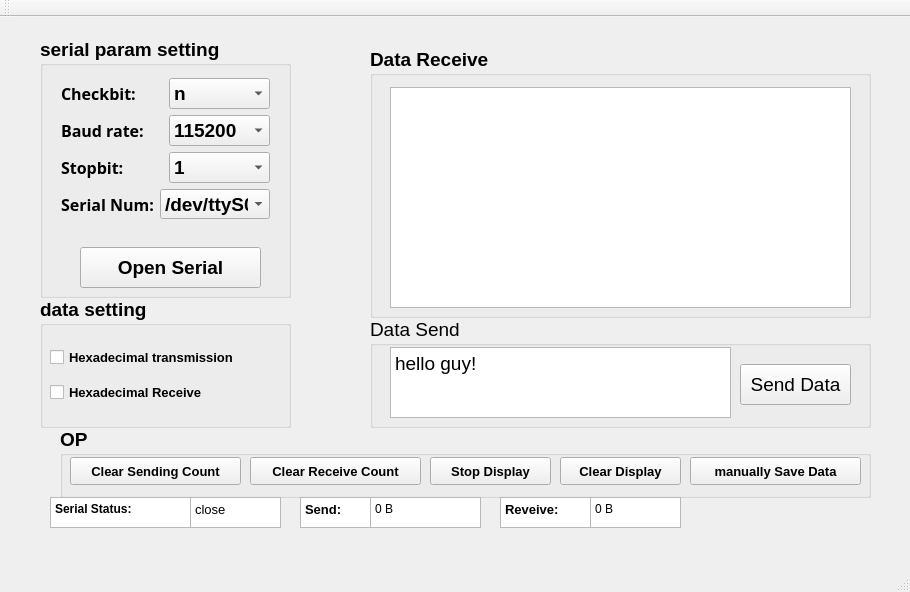
<?xml version="1.0" encoding="UTF-8"?>
<ui version="4.0">
 <class>MainWindow</class>
 <widget class="QMainWindow" name="MainWindow">
  <property name="geometry">
   <rect>
    <x>0</x>
    <y>0</y>
    <width>910</width>
    <height>592</height>
   </rect>
  </property>
  <property name="cursor">
   <cursorShape>SizeVerCursor</cursorShape>
  </property>
  <property name="windowTitle">
   <string>MainWindow</string>
  </property>
  <widget class="QWidget" name="centralWidget">
   <widget class="QGroupBox" name="groupBox">
    <property name="geometry">
     <rect>
      <x>40</x>
      <y>20</y>
      <width>251</width>
      <height>261</height>
     </rect>
    </property>
    <property name="minimumSize">
     <size>
      <width>1</width>
      <height>1</height>
     </size>
    </property>
    <property name="baseSize">
     <size>
      <width>1</width>
      <height>1</height>
     </size>
    </property>
    <property name="font">
     <font>
      <family>Arial</family>
      <pointsize>14</pointsize>
      <weight>75</weight>
      <bold>true</bold>
     </font>
    </property>
    <property name="title">
     <string>serial param setting</string>
    </property>
    <widget class="QWidget" name="verticalLayoutWidget">
     <property name="geometry">
      <rect>
       <x>10</x>
       <y>30</y>
       <width>231</width>
       <height>163</height>
      </rect>
     </property>
     <layout class="QVBoxLayout" name="lay_serial_pram">
      <property name="sizeConstraint">
       <enum>QLayout::SetDefaultConstraint</enum>
      </property>
      <item>
       <layout class="QHBoxLayout" name="horizontalLayout_3">
        <property name="sizeConstraint">
         <enum>QLayout::SetNoConstraint</enum>
        </property>
        <item>
         <widget class="QLabel" name="label_3">
          <property name="font">
           <font>
            <family>Agency FB</family>
            <pointsize>12</pointsize>
            <weight>75</weight>
            <bold>true</bold>
           </font>
          </property>
          <property name="text">
           <string>Checkbit:</string>
          </property>
         </widget>
        </item>
        <item>
         <widget class="QComboBox" name="chekbit">
          <item>
           <property name="text">
            <string>n</string>
           </property>
          </item>
          <item>
           <property name="text">
            <string>o</string>
           </property>
          </item>
          <item>
           <property name="text">
            <string>e</string>
           </property>
          </item>
          <item>
           <property name="text">
            <string>d</string>
           </property>
          </item>
         </widget>
        </item>
       </layout>
      </item>
      <item>
       <layout class="QHBoxLayout" name="horizontalLayout_2">
        <property name="sizeConstraint">
         <enum>QLayout::SetNoConstraint</enum>
        </property>
        <item>
         <widget class="QLabel" name="label_2">
          <property name="font">
           <font>
            <family>Agency FB</family>
            <pointsize>12</pointsize>
            <weight>75</weight>
            <bold>true</bold>
           </font>
          </property>
          <property name="text">
           <string>Baud rate:</string>
          </property>
         </widget>
        </item>
        <item>
         <widget class="QComboBox" name="boundrate">
          <item>
           <property name="text">
            <string>115200</string>
           </property>
          </item>
          <item>
           <property name="text">
            <string>9600</string>
           </property>
          </item>
          <item>
           <property name="text">
            <string>4800</string>
           </property>
          </item>
         </widget>
        </item>
       </layout>
      </item>
      <item>
       <layout class="QHBoxLayout" name="horizontalLayout_4">
        <property name="sizeConstraint">
         <enum>QLayout::SetNoConstraint</enum>
        </property>
        <item>
         <widget class="QLabel" name="label_4">
          <property name="font">
           <font>
            <family>Agency FB</family>
            <pointsize>12</pointsize>
            <weight>75</weight>
            <bold>true</bold>
           </font>
          </property>
          <property name="text">
           <string>Stopbit:</string>
          </property>
         </widget>
        </item>
        <item>
         <widget class="QComboBox" name="stopbit">
          <property name="baseSize">
           <size>
            <width>4</width>
            <height>0</height>
           </size>
          </property>
          <item>
           <property name="text">
            <string>1</string>
           </property>
          </item>
          <item>
           <property name="text">
            <string>2</string>
           </property>
          </item>
          <item>
           <property name="text">
            <string>d</string>
           </property>
          </item>
         </widget>
        </item>
       </layout>
      </item>
      <item>
       <layout class="QHBoxLayout" name="horizontalLayout">
        <property name="sizeConstraint">
         <enum>QLayout::SetNoConstraint</enum>
        </property>
        <item>
         <widget class="QLabel" name="label">
          <property name="font">
           <font>
            <family>Agency FB</family>
            <pointsize>12</pointsize>
            <weight>75</weight>
            <bold>true</bold>
           </font>
          </property>
          <property name="text">
           <string>Serial Num:</string>
          </property>
         </widget>
        </item>
        <item>
         <widget class="QComboBox" name="serialnum">
          <item>
           <property name="text">
            <string>/dev/ttyS0</string>
           </property>
          </item>
          <item>
           <property name="text">
            <string>/dev/ttyS1</string>
           </property>
          </item>
          <item>
           <property name="text">
            <string>/dev/ttyS2</string>
           </property>
          </item>
         </widget>
        </item>
       </layout>
      </item>
     </layout>
    </widget>
    <widget class="QPushButton" name="open_s">
     <property name="geometry">
      <rect>
       <x>40</x>
       <y>210</y>
       <width>181</width>
       <height>41</height>
      </rect>
     </property>
     <property name="text">
      <string>Open Serial</string>
     </property>
    </widget>
   </widget>
   <widget class="QGroupBox" name="groupBox_2">
    <property name="geometry">
     <rect>
      <x>40</x>
      <y>280</y>
      <width>251</width>
      <height>131</height>
     </rect>
    </property>
    <property name="font">
     <font>
      <family>Arial</family>
      <pointsize>14</pointsize>
      <weight>75</weight>
      <bold>true</bold>
     </font>
    </property>
    <property name="title">
     <string>data setting</string>
    </property>
    <widget class="QCheckBox" name="datatype_trans">
     <property name="geometry">
      <rect>
       <x>10</x>
       <y>30</y>
       <width>241</width>
       <height>61</height>
      </rect>
     </property>
     <property name="font">
      <font>
       <pointsize>10</pointsize>
      </font>
     </property>
     <property name="text">
      <string>Hexadecimal transmission</string>
     </property>
    </widget>
    <widget class="QCheckBox" name="data_type_recv">
     <property name="geometry">
      <rect>
       <x>10</x>
       <y>80</y>
       <width>241</width>
       <height>31</height>
      </rect>
     </property>
     <property name="font">
      <font>
       <pointsize>10</pointsize>
      </font>
     </property>
     <property name="text">
      <string>Hexadecimal Receive</string>
     </property>
    </widget>
   </widget>
   <widget class="QGroupBox" name="groupBox_3">
    <property name="geometry">
     <rect>
      <x>370</x>
      <y>30</y>
      <width>501</width>
      <height>271</height>
     </rect>
    </property>
    <property name="font">
     <font>
      <family>Arial</family>
      <pointsize>14</pointsize>
      <weight>75</weight>
      <bold>true</bold>
     </font>
    </property>
    <property name="title">
     <string>Data Receive</string>
    </property>
    <widget class="QTextBrowser" name="data_recv">
     <property name="geometry">
      <rect>
       <x>20</x>
       <y>40</y>
       <width>461</width>
       <height>221</height>
      </rect>
     </property>
     <property name="cursor" stdset="0">
      <cursorShape>ArrowCursor</cursorShape>
     </property>
     <property name="html">
      <string>&lt;!DOCTYPE HTML PUBLIC &quot;-//W3C//DTD HTML 4.0//EN&quot; &quot;http://www.w3.org/TR/REC-html40/strict.dtd&quot;&gt;
&lt;html&gt;&lt;head&gt;&lt;meta name=&quot;qrichtext&quot; content=&quot;1&quot; /&gt;&lt;style type=&quot;text/css&quot;&gt;
p, li { white-space: pre-wrap; }
&lt;/style&gt;&lt;/head&gt;&lt;body style=&quot; font-family:'Arial'; font-size:14pt; font-weight:600; font-style:normal;&quot;&gt;
&lt;p style=&quot;-qt-paragraph-type:empty; margin-top:0px; margin-bottom:0px; margin-left:0px; margin-right:0px; -qt-block-indent:0; text-indent:0px;&quot;&gt;&lt;br /&gt;&lt;/p&gt;&lt;/body&gt;&lt;/html&gt;</string>
     </property>
    </widget>
   </widget>
   <widget class="QGroupBox" name="groupBox_4">
    <property name="geometry">
     <rect>
      <x>370</x>
      <y>300</y>
      <width>501</width>
      <height>111</height>
     </rect>
    </property>
    <property name="font">
     <font>
      <family>Arial</family>
      <pointsize>14</pointsize>
     </font>
    </property>
    <property name="title">
     <string>Data Send</string>
    </property>
    <widget class="QTextEdit" name="data_send">
     <property name="geometry">
      <rect>
       <x>20</x>
       <y>30</y>
       <width>341</width>
       <height>71</height>
      </rect>
     </property>
     <property name="html">
      <string>&lt;!DOCTYPE HTML PUBLIC &quot;-//W3C//DTD HTML 4.0//EN&quot; &quot;http://www.w3.org/TR/REC-html40/strict.dtd&quot;&gt;
&lt;html&gt;&lt;head&gt;&lt;meta name=&quot;qrichtext&quot; content=&quot;1&quot; /&gt;&lt;style type=&quot;text/css&quot;&gt;
p, li { white-space: pre-wrap; }
&lt;/style&gt;&lt;/head&gt;&lt;body style=&quot; font-family:'Arial'; font-size:14pt; font-weight:400; font-style:normal;&quot;&gt;
&lt;p style=&quot; margin-top:0px; margin-bottom:0px; margin-left:0px; margin-right:0px; -qt-block-indent:0; text-indent:0px;&quot;&gt;hello guy!&lt;/p&gt;&lt;/body&gt;&lt;/html&gt;</string>
     </property>
    </widget>
    <widget class="QPushButton" name="send_data">
     <property name="geometry">
      <rect>
       <x>370</x>
       <y>47</y>
       <width>111</width>
       <height>41</height>
      </rect>
     </property>
     <property name="text">
      <string>Send Data</string>
     </property>
    </widget>
   </widget>
   <widget class="QGroupBox" name="groupBox_5">
    <property name="geometry">
     <rect>
      <x>60</x>
      <y>410</y>
      <width>811</width>
      <height>71</height>
     </rect>
    </property>
    <property name="font">
     <font>
      <family>Arial</family>
      <pointsize>14</pointsize>
      <weight>75</weight>
      <bold>true</bold>
     </font>
    </property>
    <property name="title">
     <string>OP</string>
    </property>
    <widget class="QPushButton" name="clear_sc">
     <property name="geometry">
      <rect>
       <x>10</x>
       <y>30</y>
       <width>171</width>
       <height>28</height>
      </rect>
     </property>
     <property name="font">
      <font>
       <pointsize>10</pointsize>
      </font>
     </property>
     <property name="text">
      <string>Clear Sending Count</string>
     </property>
    </widget>
    <widget class="QPushButton" name="clear_rc">
     <property name="geometry">
      <rect>
       <x>190</x>
       <y>30</y>
       <width>171</width>
       <height>28</height>
      </rect>
     </property>
     <property name="font">
      <font>
       <pointsize>10</pointsize>
      </font>
     </property>
     <property name="text">
      <string>Clear Receive Count</string>
     </property>
    </widget>
    <widget class="QPushButton" name="stop_display">
     <property name="geometry">
      <rect>
       <x>370</x>
       <y>30</y>
       <width>121</width>
       <height>28</height>
      </rect>
     </property>
     <property name="font">
      <font>
       <pointsize>10</pointsize>
      </font>
     </property>
     <property name="text">
      <string>Stop Display</string>
     </property>
    </widget>
    <widget class="QPushButton" name="clear_data">
     <property name="geometry">
      <rect>
       <x>500</x>
       <y>30</y>
       <width>121</width>
       <height>28</height>
      </rect>
     </property>
     <property name="font">
      <font>
       <pointsize>10</pointsize>
      </font>
     </property>
     <property name="text">
      <string>Clear Display</string>
     </property>
    </widget>
    <widget class="QPushButton" name="m_save">
     <property name="geometry">
      <rect>
       <x>630</x>
       <y>30</y>
       <width>171</width>
       <height>28</height>
      </rect>
     </property>
     <property name="font">
      <font>
       <pointsize>10</pointsize>
      </font>
     </property>
     <property name="text">
      <string>manually Save Data</string>
     </property>
    </widget>
   </widget>
   <widget class="QTextBrowser" name="textBrowser">
    <property name="geometry">
     <rect>
      <x>50</x>
      <y>480</y>
      <width>151</width>
      <height>31</height>
     </rect>
    </property>
    <property name="html">
     <string>&lt;!DOCTYPE HTML PUBLIC &quot;-//W3C//DTD HTML 4.0//EN&quot; &quot;http://www.w3.org/TR/REC-html40/strict.dtd&quot;&gt;
&lt;html&gt;&lt;head&gt;&lt;meta name=&quot;qrichtext&quot; content=&quot;1&quot; /&gt;&lt;style type=&quot;text/css&quot;&gt;
p, li { white-space: pre-wrap; }
&lt;/style&gt;&lt;/head&gt;&lt;body style=&quot; font-family:'SimSun'; font-size:9pt; font-weight:400; font-style:normal;&quot;&gt;
&lt;p style=&quot; margin-top:0px; margin-bottom:0px; margin-left:0px; margin-right:0px; -qt-block-indent:0; text-indent:0px;&quot;&gt;&lt;span style=&quot; font-weight:600;&quot;&gt;Serial Status:&lt;/span&gt;&lt;/p&gt;&lt;/body&gt;&lt;/html&gt;</string>
    </property>
   </widget>
   <widget class="QTextBrowser" name="s_s_t">
    <property name="geometry">
     <rect>
      <x>190</x>
      <y>480</y>
      <width>91</width>
      <height>31</height>
     </rect>
    </property>
    <property name="cursor" stdset="0">
     <cursorShape>SizeAllCursor</cursorShape>
    </property>
    <property name="html">
     <string>&lt;!DOCTYPE HTML PUBLIC &quot;-//W3C//DTD HTML 4.0//EN&quot; &quot;http://www.w3.org/TR/REC-html40/strict.dtd&quot;&gt;
&lt;html&gt;&lt;head&gt;&lt;meta name=&quot;qrichtext&quot; content=&quot;1&quot; /&gt;&lt;style type=&quot;text/css&quot;&gt;
p, li { white-space: pre-wrap; }
&lt;/style&gt;&lt;/head&gt;&lt;body style=&quot; font-family:'SimSun'; font-size:9pt; font-weight:400; font-style:normal;&quot;&gt;
&lt;p style=&quot; margin-top:0px; margin-bottom:0px; margin-left:0px; margin-right:0px; -qt-block-indent:0; text-indent:0px;&quot;&gt;&lt;span style=&quot; font-size:10pt;&quot;&gt;close&lt;/span&gt;&lt;/p&gt;&lt;/body&gt;&lt;/html&gt;</string>
    </property>
   </widget>
   <widget class="QTextBrowser" name="textBrowser_4">
    <property name="geometry">
     <rect>
      <x>300</x>
      <y>480</y>
      <width>91</width>
      <height>31</height>
     </rect>
    </property>
    <property name="html">
     <string>&lt;!DOCTYPE HTML PUBLIC &quot;-//W3C//DTD HTML 4.0//EN&quot; &quot;http://www.w3.org/TR/REC-html40/strict.dtd&quot;&gt;
&lt;html&gt;&lt;head&gt;&lt;meta name=&quot;qrichtext&quot; content=&quot;1&quot; /&gt;&lt;style type=&quot;text/css&quot;&gt;
p, li { white-space: pre-wrap; }
&lt;/style&gt;&lt;/head&gt;&lt;body style=&quot; font-family:'SimSun'; font-size:9pt; font-weight:400; font-style:normal;&quot;&gt;
&lt;p style=&quot; margin-top:0px; margin-bottom:0px; margin-left:0px; margin-right:0px; -qt-block-indent:0; text-indent:0px;&quot;&gt;&lt;span style=&quot; font-size:10pt; font-weight:600;&quot;&gt;Send:&lt;/span&gt;&lt;/p&gt;&lt;/body&gt;&lt;/html&gt;</string>
    </property>
   </widget>
   <widget class="QTextBrowser" name="s_b_t">
    <property name="geometry">
     <rect>
      <x>370</x>
      <y>480</y>
      <width>111</width>
      <height>31</height>
     </rect>
    </property>
    <property name="html">
     <string>&lt;!DOCTYPE HTML PUBLIC &quot;-//W3C//DTD HTML 4.0//EN&quot; &quot;http://www.w3.org/TR/REC-html40/strict.dtd&quot;&gt;
&lt;html&gt;&lt;head&gt;&lt;meta name=&quot;qrichtext&quot; content=&quot;1&quot; /&gt;&lt;style type=&quot;text/css&quot;&gt;
p, li { white-space: pre-wrap; }
&lt;/style&gt;&lt;/head&gt;&lt;body style=&quot; font-family:'SimSun'; font-size:9pt; font-weight:400; font-style:normal;&quot;&gt;
&lt;p style=&quot; margin-top:0px; margin-bottom:0px; margin-left:0px; margin-right:0px; -qt-block-indent:0; text-indent:0px;&quot;&gt;0 B&lt;/p&gt;&lt;/body&gt;&lt;/html&gt;</string>
    </property>
   </widget>
   <widget class="QTextBrowser" name="r_b_t">
    <property name="geometry">
     <rect>
      <x>590</x>
      <y>480</y>
      <width>91</width>
      <height>31</height>
     </rect>
    </property>
    <property name="html">
     <string>&lt;!DOCTYPE HTML PUBLIC &quot;-//W3C//DTD HTML 4.0//EN&quot; &quot;http://www.w3.org/TR/REC-html40/strict.dtd&quot;&gt;
&lt;html&gt;&lt;head&gt;&lt;meta name=&quot;qrichtext&quot; content=&quot;1&quot; /&gt;&lt;style type=&quot;text/css&quot;&gt;
p, li { white-space: pre-wrap; }
&lt;/style&gt;&lt;/head&gt;&lt;body style=&quot; font-family:'SimSun'; font-size:9pt; font-weight:400; font-style:normal;&quot;&gt;
&lt;p style=&quot; margin-top:0px; margin-bottom:0px; margin-left:0px; margin-right:0px; -qt-block-indent:0; text-indent:0px;&quot;&gt;0 B&lt;/p&gt;&lt;/body&gt;&lt;/html&gt;</string>
    </property>
   </widget>
   <widget class="QTextBrowser" name="textBrowser_6">
    <property name="geometry">
     <rect>
      <x>500</x>
      <y>480</y>
      <width>131</width>
      <height>31</height>
     </rect>
    </property>
    <property name="html">
     <string>&lt;!DOCTYPE HTML PUBLIC &quot;-//W3C//DTD HTML 4.0//EN&quot; &quot;http://www.w3.org/TR/REC-html40/strict.dtd&quot;&gt;
&lt;html&gt;&lt;head&gt;&lt;meta name=&quot;qrichtext&quot; content=&quot;1&quot; /&gt;&lt;style type=&quot;text/css&quot;&gt;
p, li { white-space: pre-wrap; }
&lt;/style&gt;&lt;/head&gt;&lt;body style=&quot; font-family:'SimSun'; font-size:9pt; font-weight:400; font-style:normal;&quot;&gt;
&lt;p style=&quot; margin-top:0px; margin-bottom:0px; margin-left:0px; margin-right:0px; -qt-block-indent:0; text-indent:0px;&quot;&gt;&lt;span style=&quot; font-size:10pt; font-weight:600;&quot;&gt;Reveive:&lt;/span&gt;&lt;/p&gt;&lt;/body&gt;&lt;/html&gt;</string>
    </property>
   </widget>
   <zorder>groupBox</zorder>
   <zorder>groupBox_2</zorder>
   <zorder>groupBox_3</zorder>
   <zorder>groupBox_4</zorder>
   <zorder>groupBox_5</zorder>
   <zorder>textBrowser</zorder>
   <zorder>s_s_t</zorder>
   <zorder>textBrowser_4</zorder>
   <zorder>s_b_t</zorder>
   <zorder>textBrowser_6</zorder>
   <zorder>r_b_t</zorder>
  </widget>
  <widget class="QMenuBar" name="menuBar">
   <property name="geometry">
    <rect>
     <x>0</x>
     <y>0</y>
     <width>910</width>
     <height>23</height>
    </rect>
   </property>
  </widget>
  <widget class="QToolBar" name="mainToolBar">
   <attribute name="toolBarArea">
    <enum>TopToolBarArea</enum>
   </attribute>
   <attribute name="toolBarBreak">
    <bool>false</bool>
   </attribute>
  </widget>
  <widget class="QStatusBar" name="statusBar"/>
 </widget>
 <layoutdefault spacing="6" margin="11"/>
 <resources/>
 <connections/>
</ui>
